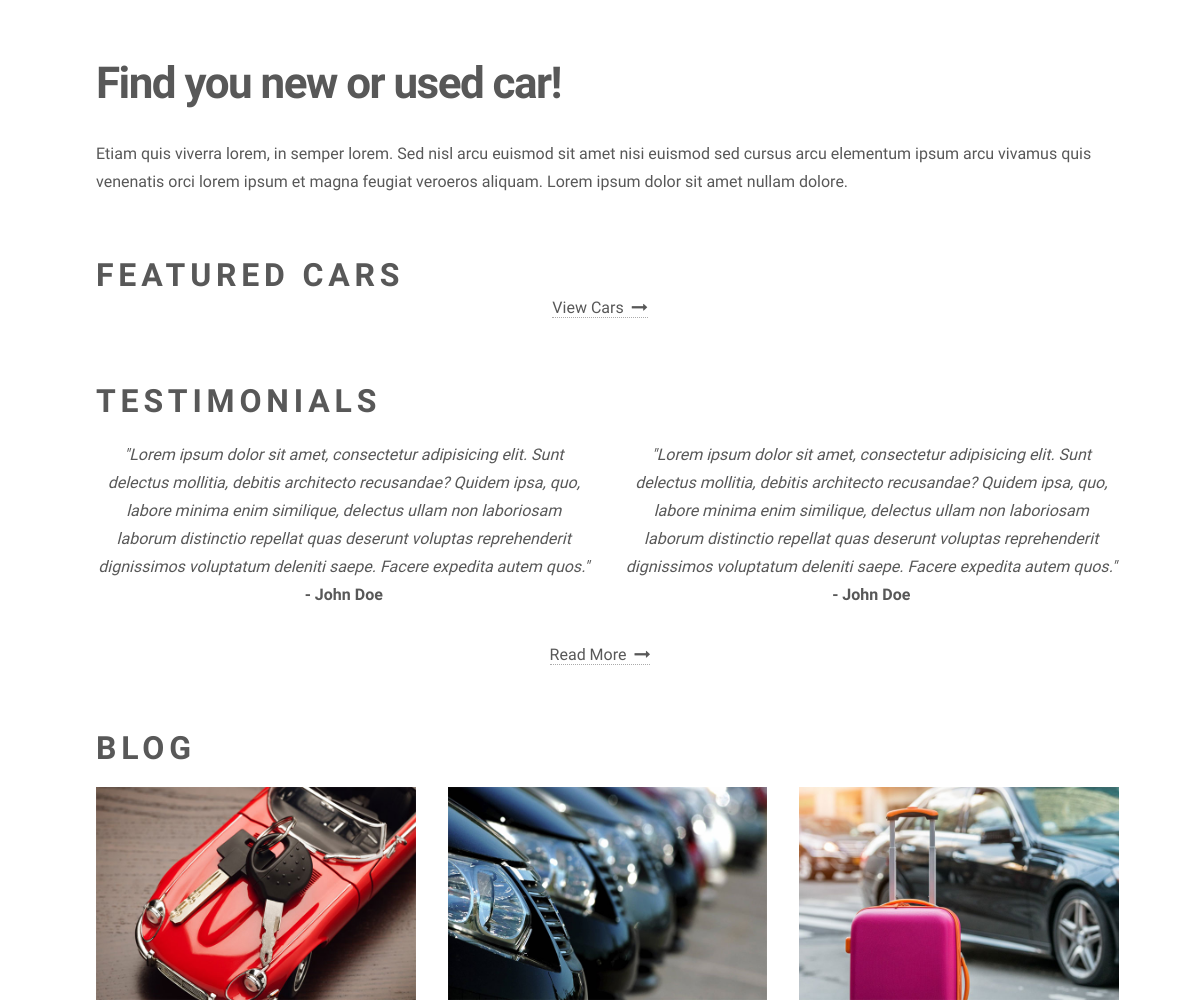
Before: / (middle part) with the older database file.
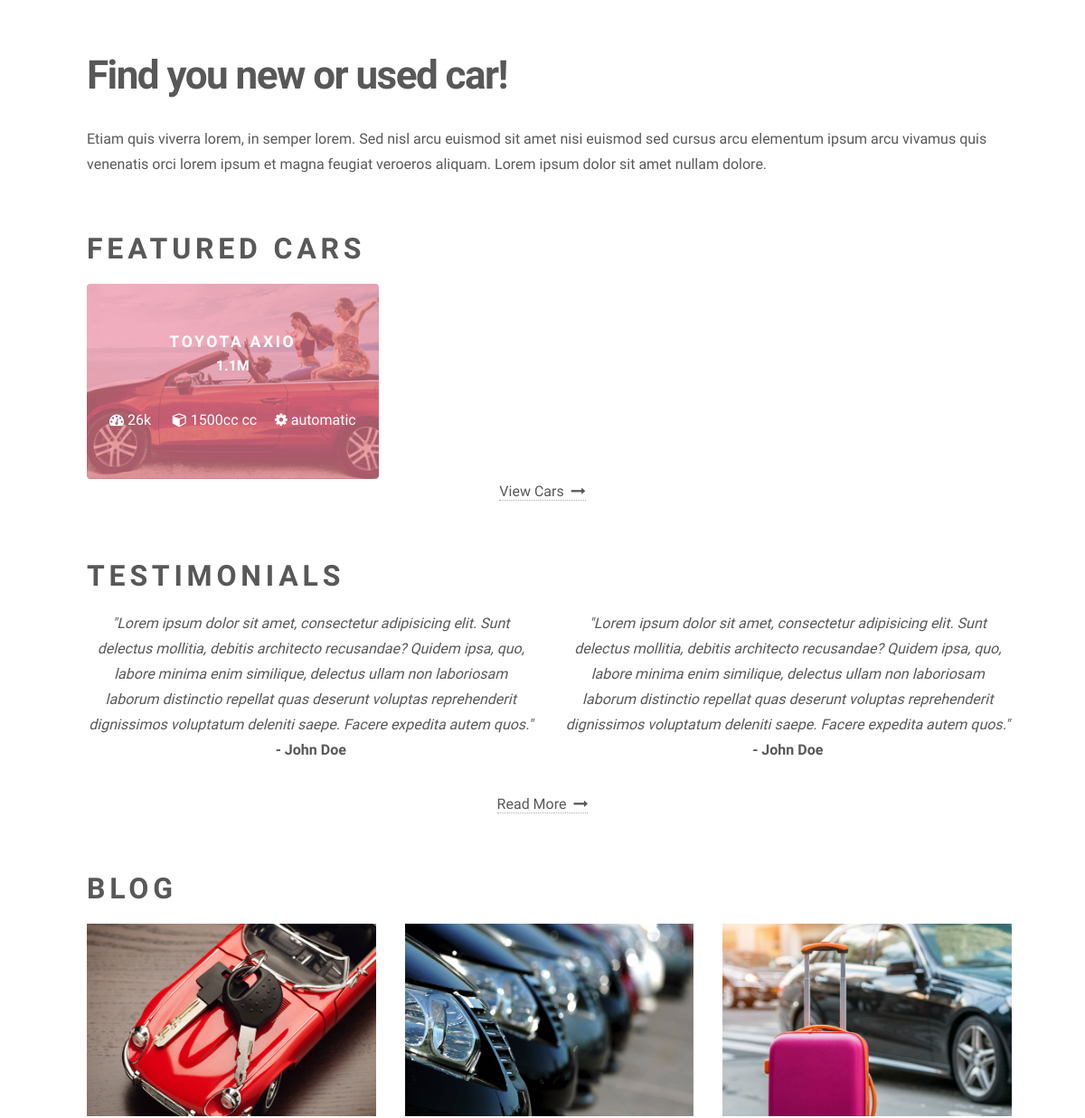
After: the same page with the newer database file.
### app.py (models this page shows)
class Vehicle(db.Model):
    id = db.Column(db.Integer, primary_key=True)
    type = db.Column(db.String(50))
    make = db.Column(db.String(50))
    model = db.Column(db.String(50))
    first_registration = db.Column(db.String(10))
    mileage = db.Column(db.String(20))
    fuel = db.Column(db.String(20))
    engine_size = db.Column(db.String(20))
    power = db.Column(db.String(20))
    gearbox = db.Column(db.String(20))
    num_seats = db.Column(db.String(5))
    doors = db.Column(db.String(5))
    color = db.Column(db.String(20))
    is_featured = db.Column(db.Boolean, default=False)
    additional_details = db.relationship('AdditionalDetails', backref='vehicle', uselist=False)

class AdditionalDetails(db.Model):
    id = db.Column(db.Integer, primary_key=True)
    price = db.Column(db.String(20))
    description = db.Column(db.Text)
    extras = db.Column(db.Text)
    images = db.Column(db.String(255))  # Store image filenames as a comma-separated string
    vehicle_id = db.Column(db.Integer, db.ForeignKey('vehicle.id'))

### app.py (the view)
@app.route('/')
def home():
    if current_user.is_authenticated:
        if current_user.is_admin:
            return redirect(url_for('admin_dashboard'))
    cars = Vehicle.query.all()  # Fetch all cars from the database
    if app.config['SHOW_LOGIN_PAGE']:
        return render_template('pages/index.html', cars=cars)
    else:
        return render_template('pages/maintenance.html', cars=cars)

### templates/pages/index.html (shortened to what this page needs)
<!DOCTYPE HTML>
<html>
	<head>
		<link rel="stylesheet" href="../../static/assets/bootstrap/css/bootstrap.min.css" />
		<link rel="stylesheet" href="../../static/assets/css/main.css" />
	</head>
	<body class="is-preload">
			<div id="wrapper">
					<div id="main">
						<br>
						<br>
						<div class="inner">
							<header id="inner">
								<h1>Find you new or used car!</h1>
								<p>Etiam quis viverra lorem, in semper lorem. Sed nisl arcu euismod sit amet nisi euismod sed cursus arcu elementum ipsum arcu vivamus quis venenatis orci lorem ipsum et magna feugiat veroeros aliquam. Lorem ipsum dolor sit amet nullam dolore.</p>
							</header>
							<br>
							<h2 class="h2">Featured Cars</h2>
							<section class="tiles">
								{% for car in cars %}
									{% if car.is_featured %}
										<article class="style{{ loop.index }}">
											<span class="image">
												{% set image_filenames = car.additional_details.images.split(',') %}
												{% if image_filenames %}
													<img src="{{ url_for('static', filename='uploads/images/' + image_filenames[0]) }}" alt="" />
												{% else %}
													<img src="{{ url_for('static', filename='uploads/images/default.jpg') }}" alt="" />
												{% endif %}
											</span>
											<a href="{{ url_for('car_details', car_id=car.id) }}">
												<h2>{{ car.make }} {{ car.model }}</h2>
												<p><del></del> <strong>{{ car.additional_details.price }}</strong></p>
												<p>
													<i class="fa fa-dashboard"></i> {{ car.mileage }} &nbsp;&nbsp;&nbsp;&nbsp;
													<i class="fa fa-cube"></i> {{ car.engine_size }} cc&nbsp;&nbsp;&nbsp;&nbsp;
													<i class="fa fa-cog"></i> {{ car.gearbox }}
												</p>
											</a>
										</article>
									{% endif %}
								{% endfor %}
							</section>
							<p class="text-center"><a href="{{ url_for('all_cars') }}">View Cars &nbsp;<i class="fa fa-long-arrow-right"></i></a></p>
							<br>
							<h2 class="h2">Testimonials</h2>
							<div class="row">
								<div class="col-sm-6 text-center">
									<p class="m-n"><em>"Lorem ipsum dolor sit amet, consectetur adipisicing elit. Sunt delectus mollitia, debitis architecto recusandae? Quidem ipsa, quo, labore minima enim similique, delectus ullam non laboriosam laborum distinctio repellat quas deserunt voluptas reprehenderit dignissimos voluptatum deleniti saepe. Facere expedita autem quos."</em></p>
									<p><strong> - John Doe</strong></p>
								</div>
								<div class="col-sm-6 text-center">
									<p class="m-n"><em>"Lorem ipsum dolor sit amet, consectetur adipisicing elit. Sunt delectus mollitia, debitis architecto recusandae? Quidem ipsa, quo, labore minima enim similique, delectus ullam non laboriosam laborum distinctio repellat quas deserunt voluptas reprehenderit dignissimos voluptatum deleniti saepe. Facere expedita autem quos."</em></p>
									<p><strong>- John Doe</strong> </p>
								</div>
							</div>
							<p class="text-center"><a href="{{ url_for('testimonials') }}">Read More &nbsp;<i class="fa fa-long-arrow-right"></i></a></p>
							<br>
							<h2 class="h2">Blog</h2>
							<div class="row">
								<div class="col-sm-4 text-center">
									<img src="../../static/images/blog-1-720x480.jpg" class="img-fluid" alt="" />
								</div>
								<div class="col-sm-4 text-center">
									<img src="../../static/images/blog-2-720x480.jpg" class="img-fluid" alt="" />
								</div>
								<div class="col-sm-4 text-center">
									<img src="../../static/images/blog-3-720x480.jpg" class="img-fluid" alt="" />
								</div>
							</div>
						</div>
					</div>
			</div>
	</body>
</html>

Changed rows visible on the page:
now on this page (row edited): Vehicle: is_featured True (drawn), make "TOYOTA", model "AXIO", additional_details.price "1.1M", mileage "26k", engine_size "1500cc", gearbox "automatic"
